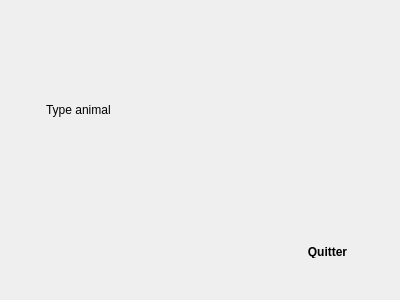
<?xml version="1.0" encoding="UTF-8"?>
<ui version="4.0">
 <class>typeanimal</class>
 <widget class="QDialog" name="typeanimal">
  <property name="geometry">
   <rect>
    <x>0</x>
    <y>0</y>
    <width>400</width>
    <height>300</height>
   </rect>
  </property>
  <property name="windowTitle">
   <string>Dialog</string>
  </property>
  <widget class="QLabel" name="label">
   <property name="geometry">
    <rect>
     <x>46</x>
     <y>100</y>
     <width>101</width>
     <height>20</height>
    </rect>
   </property>
   <property name="text">
    <string>Type animal</string>
   </property>
  </widget>
  <widget class="QPushButton" name="pushButton">
   <property name="geometry">
    <rect>
     <x>290</x>
     <y>240</y>
     <width>75</width>
     <height>23</height>
    </rect>
   </property>
   <property name="styleSheet">
    <string notr="true">color: &quot;red&quot;;

padding: 5px;
border-radius: 5px;

font-weight: bold;
</string>
   </property>
   <property name="text">
    <string>Quitter</string>
   </property>
  </widget>
 </widget>
 <resources/>
 <connections>
  <connection>
   <sender>pushButton</sender>
   <signal>clicked()</signal>
   <receiver>typeanimal</receiver>
   <slot>accept()</slot>
   <hints>
    <hint type="sourcelabel">
     <x>342</x>
     <y>251</y>
    </hint>
    <hint type="destinationlabel">
     <x>517</x>
     <y>259</y>
    </hint>
   </hints>
  </connection>
 </connections>
</ui>
